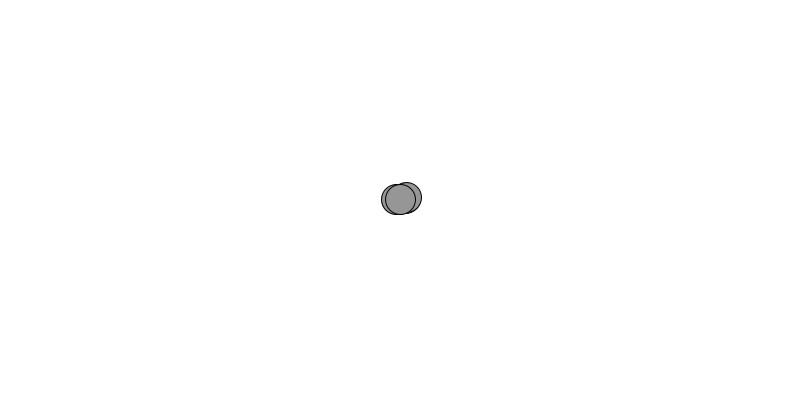
Frame 1 (no input)
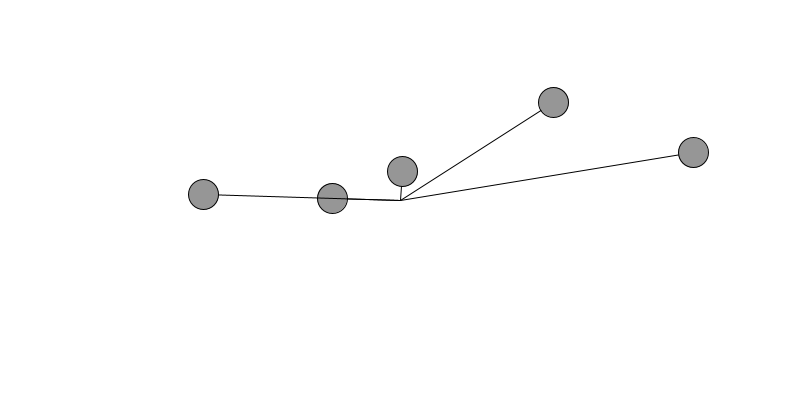
Frame 60 (the mouse pressed at the canvas centre just before this capture)
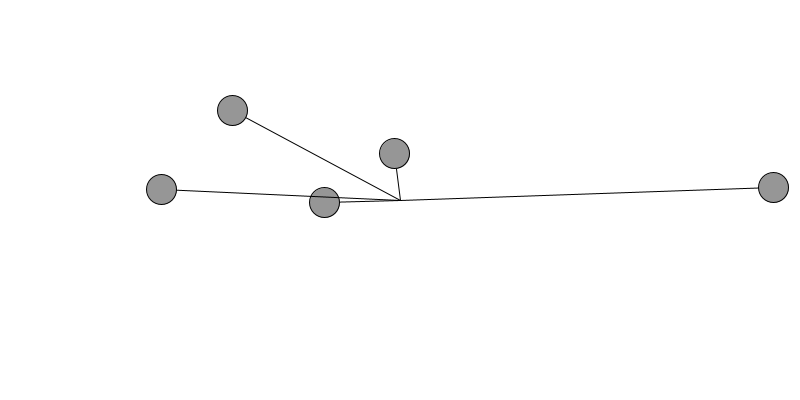
Frame 120 (the mouse held since frame 60 and released just before this capture)

The Processing sketch that drew these frames (run headless with seeded random() and noise(); from frame 60 on, the mouse is pressed at the canvas centre):

// Processing sketch: oscillation
// ── oscillation.pde
Oscillator[] o = new Oscillator[5];

void setup(){
  size(800,400);
  for (int i = 0; i < o.length; i++){
    o[i] = new Oscillator();  
  }
}

void draw(){
  background(255);
  for (Oscillator osc : o){
    osc.oscillate();
    osc.display();

  }
}

// ── Oscillator.pde
class Oscillator{
  PVector angle;
  PVector velocity;
  PVector acc;
  PVector amplitude;
  
  Oscillator(){
    angle = new PVector();
    velocity = new PVector();
    acc = new PVector(random(-0.05,0.05),random(-0.05,0.05));
    amplitude = new PVector(random(width/2),random(height/2));
  }
  
  void oscillate(){
    velocity.add(acc);
    angle.add(velocity);
    velocity.mult(0);
  }
  
  void display(){
    float x =  sin(angle.x) * amplitude.x; 
    float y =  sin(angle.y) * amplitude.y;
    pushMatrix();
    translate(width/2,height/2);
    stroke(0);
    fill(150);
    line(0,0,x,y);
    ellipse(x,y,30,30);
    popMatrix();
  }
}
